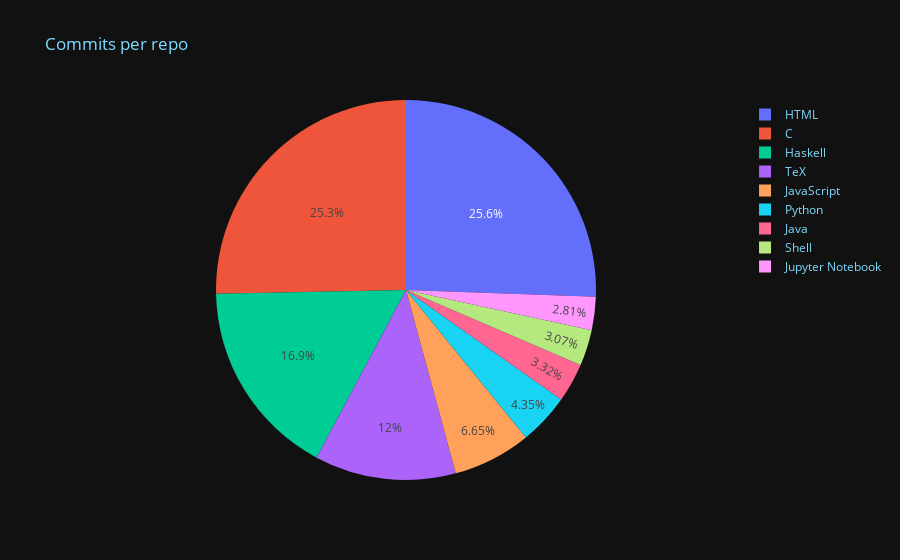
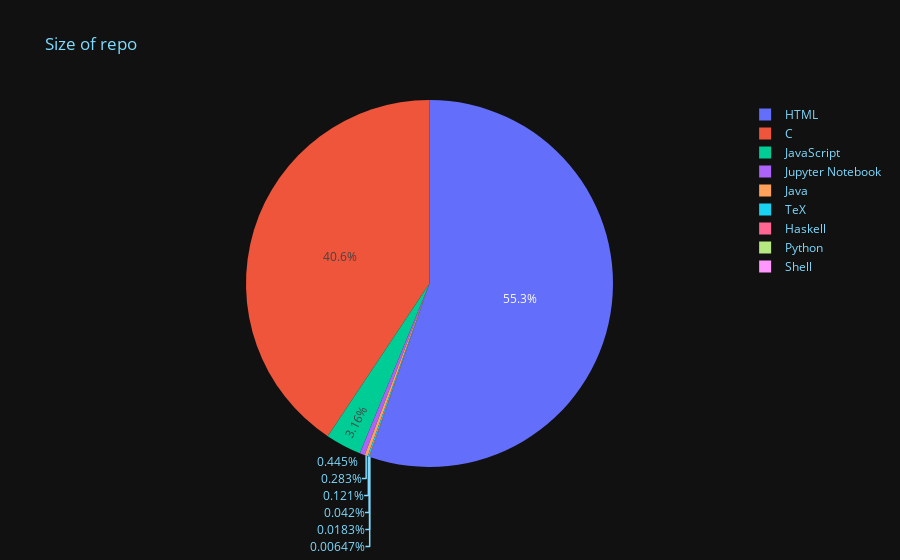
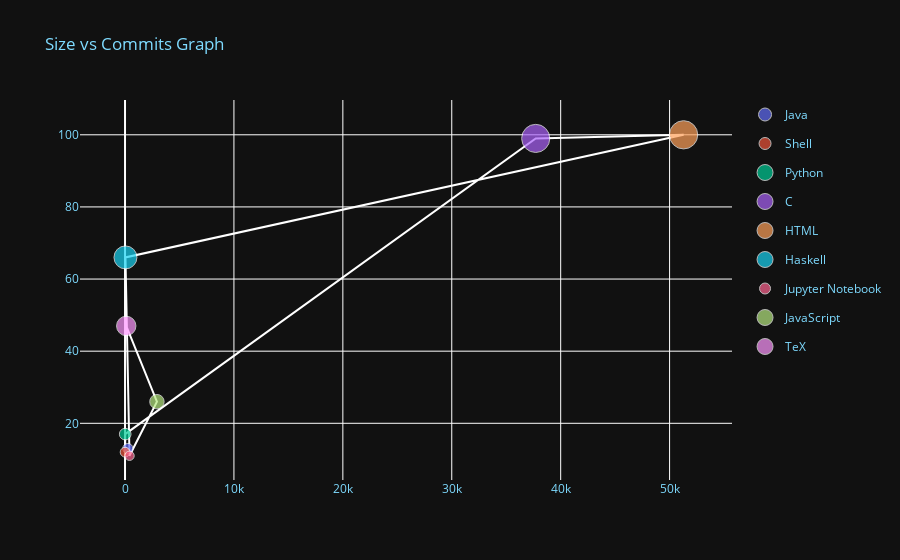
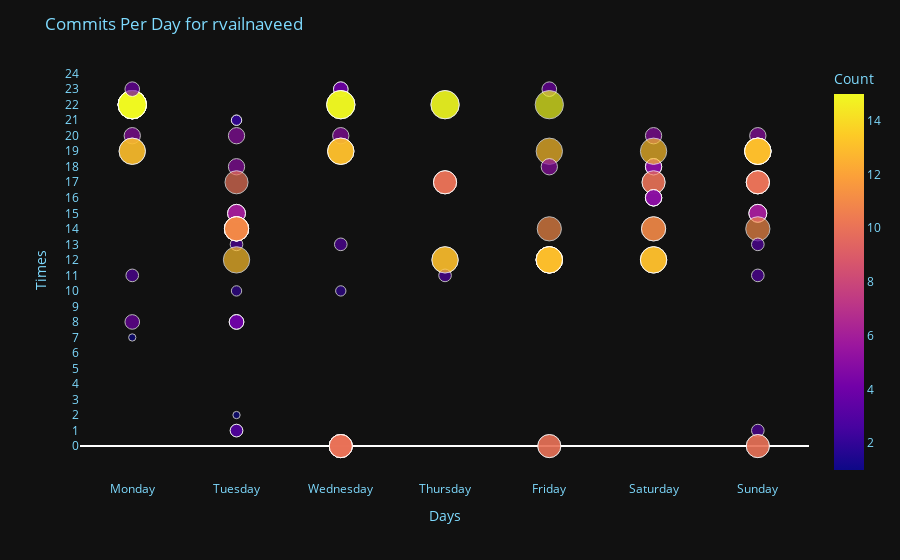

Notebook source saved alongside these figures, in order:
### Markdown cell above
## Creating the Figures With the Data

### Code cell
fig = px.pie(df1, values='Commits', names='Lang', title='Commits per repo')

fig.update_layout(
    plot_bgcolor=colors['background'],
    paper_bgcolor=colors['background'],
    font_color=colors['text']
)

fig.show()

fig1 = px.pie(df1, values='Size', names='Lang', title='Size of repo')

fig1.update_layout(
    plot_bgcolor=colors['background'],
    paper_bgcolor=colors['background'],
    font_color=colors['text']
)

fig1.show()

figline = px.line(df1, x='Size', y='Commits')
figline.update_traces(line=dict(color = 'white'))

figscatt = px.scatter(df1, x='Size', y='Commits', title='Size vs Commits', color = 'Lang', size = 'Commits' )

figscatt.update_layout(
    plot_bgcolor=colors['background'],
    paper_bgcolor=colors['background'],
    font_color=colors['text']
)

fig2 = go.Figure(data=figline.data + figscatt.data)

fig2.update_layout(
    plot_bgcolor=colors['background'],
    paper_bgcolor=colors['background'],
    font_color=colors['text'],
    title = 'Size vs Commits Graph'
)

fig2.show()

fig3 = px.scatter(df2, x="Days", y="Times", color='Count', size='Count')

fig3.update_xaxes(showgrid=False, categoryorder='array', categoryarray= ['Monday', 'Tuesday', 'Wednesday', 'Thursday', 'Friday', 'Saturday', 'Sunday'])

fig3.update_yaxes(showgrid=False, tickvals=[0, 1, 2, 3, 4, 5, 6, 7, 8, 9, 10, 11, 12, 13, 14, 15, 16, 17, 18, 19, 20, 21, 22, 23, 24])

fig3.update_layout(
    plot_bgcolor=colors['background'],
    paper_bgcolor=colors['background'],
    font_color=colors['text'],
    title = f'Commits Per Day for {user}'
)

### Figure 1 — Plotly figure (JSON) as saved in the notebook; plotly's stock layout.template omitted (floating-point values rounded to 4 significant figures)
{"data": [{"domain": {"x": [0, 1], "y": [0, 1]}, "hovertemplate": "Lang=%{label}<br>Commits=%{value}<extra></extra>", "labels": ["Java", "Shell", "Python", "C", "HTML", "Haskell", "Jupyter Notebook", "JavaScript", "TeX"], "legendgroup": "", "name": "", "showlegend": true, "type": "pie", "values": [13, 12, 17, 99, 100, 66, 11, 26, 47]}], "layout": {"font": {"color": "#7FDBFF"}, "legend": {"tracegroupgap": 0}, "paper_bgcolor": "#111111", "plot_bgcolor": "#111111", "title": {"text": "Commits per repo"}}}

### Figure 2 — Plotly figure (JSON) as saved in the notebook; plotly's stock layout.template omitted (floating-point values rounded to 4 significant figures)
{"data": [{"domain": {"x": [0, 1], "y": [0, 1]}, "hovertemplate": "Lang=%{label}<br>Size=%{value}<extra></extra>", "labels": ["Java", "Shell", "Python", "C", "HTML", "Haskell", "Jupyter Notebook", "JavaScript", "TeX"], "legendgroup": "", "name": "", "showlegend": true, "type": "pie", "values": [263, 6, 17, 37708, 51285, 39, 413, 2930, 112]}], "layout": {"font": {"color": "#7FDBFF"}, "legend": {"tracegroupgap": 0}, "paper_bgcolor": "#111111", "plot_bgcolor": "#111111", "title": {"text": "Size of repo"}}}

### Figure 3 — Plotly figure (JSON) as saved in the notebook; plotly's stock layout.template omitted (floating-point values rounded to 4 significant figures)
{"data": [{"hovertemplate": "Size=%{x}<br>Commits=%{y}<extra></extra>", "legendgroup": "", "line": {"color": "white", "dash": "solid"}, "mode": "lines", "name": "", "orientation": "v", "showlegend": false, "type": "scatter", "x": [263, 6, 17, 37708, 51285, 39, 413, 2930, 112], "xaxis": "x", "y": [13, 12, 17, 99, 100, 66, 11, 26, 47], "yaxis": "y"}, {"hovertemplate": "Lang=Java<br>Size=%{x}<br>Commits=%{marker.size}<extra></extra>", "legendgroup": "Java", "marker": {"color": "#636efa", "size": [13], "sizemode": "area", "sizeref": 0.25, "symbol": "circle"}, "mode": "markers", "name": "Java", "orientation": "v", "showlegend": true, "type": "scatter", "x": [263], "xaxis": "x", "y": [13], "yaxis": "y"}, {"hovertemplate": "Lang=Shell<br>Size=%{x}<br>Commits=%{marker.size}<extra></extra>", "legendgroup": "Shell", "marker": {"color": "#EF553B", "size": [12], "sizemode": "area", "sizeref": 0.25, "symbol": "circle"}, "mode": "markers", "name": "Shell", "orientation": "v", "showlegend": true, "type": "scatter", "x": [6], "xaxis": "x", "y": [12], "yaxis": "y"}, {"hovertemplate": "Lang=Python<br>Size=%{x}<br>Commits=%{marker.size}<extra></extra>", "legendgroup": "Python", "marker": {"color": "#00cc96", "size": [17], "sizemode": "area", "sizeref": 0.25, "symbol": "circle"}, "mode": "markers", "name": "Python", "orientation": "v", "showlegend": true, "type": "scatter", "x": [17], "xaxis": "x", "y": [17], "yaxis": "y"}, {"hovertemplate": "Lang=C<br>Size=%{x}<br>Commits=%{marker.size}<extra></extra>", "legendgroup": "C", "marker": {"color": "#ab63fa", "size": [99], "sizemode": "area", "sizeref": 0.25, "symbol": "circle"}, "mode": "markers", "name": "C", "orientation": "v", "showlegend": true, "type": "scatter", "x": [37708], "xaxis": "x", "y": [99], "yaxis": "y"}, {"hovertemplate": "Lang=HTML<br>Size=%{x}<br>Commits=%{marker.size}<extra></extra>", "legendgroup": "HTML", "marker": {"color": "#FFA15A", "size": [100], "sizemode": "area", "sizeref": 0.25, "symbol": "circle"}, "mode": "markers", "name": "HTML", "orientation": "v", "showlegend": true, "type": "scatter", "x": [51285], "xaxis": "x", "y": [100], "yaxis": "y"}, {"hovertemplate": "Lang=Haskell<br>Size=%{x}<br>Commits=%{marker.size}<extra></extra>", "legendgroup": "Haskell", "marker": {"color": "#19d3f3", "size": [66], "sizemode": "area", "sizeref": 0.25, "symbol": "circle"}, "mode": "markers", "name": "Haskell", "orientation": "v", "showlegend": true, "type": "scatter", "x": [39], "xaxis": "x", "y": [66], "yaxis": "y"}, {"hovertemplate": "Lang=Jupyter Notebook<br>Size=%{x}<br>Commits=%{marker.size}<extra></extra>", "legendgroup": "Jupyter Notebook", "marker": {"color": "#FF6692", "size": [11], "sizemode": "area", "sizeref": 0.25, "symbol": "circle"}, "mode": "markers", "name": "Jupyter Notebook", "orientation": "v", "showlegend": true, "type": "scatter", "x": [413], "xaxis": "x", "y": [11], "yaxis": "y"}, {"hovertemplate": "Lang=JavaScript<br>Size=%{x}<br>Commits=%{marker.size}<extra></extra>", "legendgroup": "JavaScript", "marker": {"color": "#B6E880", "size": [26], "sizemode": "area", "sizeref": 0.25, "symbol": "circle"}, "mode": "markers", "name": "JavaScript", "orientation": "v", "showlegend": true, "type": "scatter", "x": [2930], "xaxis": "x", "y": [26], "yaxis": "y"}, {"hovertemplate": "Lang=TeX<br>Size=%{x}<br>Commits=%{marker.size}<extra></extra>", "legendgroup": "TeX", "marker": {"color": "#FF97FF", "size": [47], "sizemode": "area", "sizeref": 0.25, "symbol": "circle"}, "mode": "markers", "name": "TeX", "orientation": "v", "showlegend": true, "type": "scatter", "x": [112], "xaxis": "x", "y": [47], "yaxis": "y"}], "layout": {"font": {"color": "#7FDBFF"}, "paper_bgcolor": "#111111", "plot_bgcolor": "#111111", "title": {"text": "Size vs Commits Graph"}}}

### Figure 4 — Plotly figure (JSON) as saved in the notebook; plotly's stock layout.template omitted (floating-point values rounded to 4 significant figures)
{"data": [{"hovertemplate": "Days=%{x}<br>Times=%{y}<br>Count=%{marker.color}<extra></extra>", "legendgroup": "", "marker": {"color": [10, 10, 5, 13, 2, 1, 13, 13, 13, 13, 5, 3, 10, 15, 3, 10, 10, 10, 1, 3, 13, 5, 5, 5, 6, 6, 10, 6, 3, 10, 10, 4, 10, 10, 15, 15, 4, 4, 15, 15, 15, 5, 13, 13, 6, 6, 6, 11, 11, 11, 11, 11, 13, 5, 5, 5, 13, 2, 2, 5, 11, 11, 4, 4, 4, 5, 3, 4, 13, 13, 13, 10, 11, 3, 5, 10, 10, 10, 3, 10, 11, 15, 15, 15, 15, 2, 15, 15, 10, 10, 10, 13, 13, 13, 13, 13, 13, 13, 13, 15, 15, 4, 5, 5, 5, 3, 13, 13, 11, 11, 13, 13, 13, 15, 10, 3], "coloraxis": "coloraxis", "size": [10, 10, 5, 13, 2, 1, 13, 13, 13, 13, 5, 3, 10, 15, 3, 10, 10, 10, 1, 3, 13, 5, 5, 5, 6, 6, 10, 6, 3, 10, 10, 4, 10, 10, 15, 15, 4, 4, 15, 15, 15, 5, 13, 13, 6, 6, 6, 11, 11, 11, 11, 11, 13, 5, 5, 5, 13, 2, 2, 5, 11, 11, 4, 4, 4, 5, 3, 4, 13, 13, 13, 10, 11, 3, 5, 10, 10, 10, 3, 10, 11, 15, 15, 15, 15, 2, 15, 15, 10, 10, 10, 13, 13, 13, 13, 13, 13, 13, 13, 15, 15, 4, 5, 5, 5, 3, 13, 13, 11, 11, 13, 13, 13, 15, 10, 3], "sizemode": "area", "sizeref": 0.0375, "symbol": "circle"}, "mode": "markers", "name": "", "orientation": "v", "showlegend": false, "type": "scatter", "x": ["Sunday", "Sunday", "Saturday", "Sunday", "Tuesday", "Monday", "Saturday", "Saturday", "Thursday", "Wednesday", "Tuesday", "Thursday", "Thursday", "Monday", "Tuesday", "Wednesday", "Wednesday", "Wednesday", "Tuesday", "Tuesday", "Friday", "Saturday", "Saturday", "Sunday", "Sunday", "Sunday", "Saturday", "Sunday", "Sunday", "Sunday", "Sunday", "Friday", "Friday", "Friday", "Thursday", "Thursday", "Wednesday", "Wednesday", "Wednesday", "Wednesday", "Wednesday", "Wednesday", "Wednesday", "Wednesday", "Tuesday", "Tuesday", "Tuesday", "Tuesday", "Tuesday", "Tuesday", "Tuesday", "Tuesday", "Tuesday", "Saturday", "Saturday", "Saturday", "Thursday", "Tuesday", "Tuesday", "Tuesday", "Tuesday", "Tuesday", "Tuesday", "Tuesday", "Tuesday", "Monday", "Monday", "Monday", "Sunday", "Sunday", "Sunday", "Sunday", "Sunday", "Sunday", "Friday", "Sunday", "Thursday", "Thursday", "Sunday", "Saturday", "Saturday", "Monday", "Monday", "Monday", "Monday", "Wednesday", "Monday", "Monday", "Wednesday", "Wednesday", "Wednesday", "Saturday", "Friday", "Friday", "Friday", "Friday", "Friday", "Friday", "Friday", "Monday", "Monday", "Monday", "Saturday", "Saturday", "Saturday", "Wednesday", "Sunday", "Saturday", "Saturday", "Friday", "Monday", "Monday", "Sunday", "Friday", "Tuesday", "Tuesday"], "xaxis": "x", "y": [17, 17, 18, 19, 10, 7, 12, 12, 12, 19, 20, 11, 17, 22, 13, 0, 0, 0, 2, 1, 19, 16, 16, 20, 15, 15, 17, 15, 1, 0, 0, 23, 0, 0, 22, 22, 23, 23, 22, 22, 22, 20, 19, 19, 15, 15, 15, 14, 14, 14, 14, 14, 12, 20, 18, 18, 12, 21, 21, 18, 14, 14, 8, 8, 8, 20, 11, 8, 19, 19, 19, 17, 14, 11, 18, 17, 17, 17, 13, 17, 14, 22, 22, 22, 22, 10, 22, 22, 0, 0, 0, 12, 12, 12, 12, 12, 12, 12, 12, 22, 22, 23, 16, 16, 16, 13, 19, 19, 14, 14, 19, 19, 19, 22, 17, 1], "yaxis": "y"}], "layout": {"coloraxis": {"colorbar": {"title": {"text": "Count"}}, "colorscale": [[0, "#0d0887"], [0.1111, "#46039f"], [0.2222, "#7201a8"], [0.3333, "#9c179e"], [0.4444, "#bd3786"], [0.5556, "#d8576b"], [0.6667, "#ed7953"], [0.7778, "#fb9f3a"], [0.8889, "#fdca26"], [1, "#f0f921"]]}, "font": {"color": "#7FDBFF"}, "legend": {"itemsizing": "constant", "tracegroupgap": 0}, "margin": {"t": 60}, "paper_bgcolor": "#111111", "plot_bgcolor": "#111111", "title": {"text": "Commits Per Day for rvailnaveed"}, "xaxis": {"anchor": "y", "categoryarray": ["Monday", "Tuesday", "Wednesday", "Thursday", "Friday", "Saturday", "Sunday"], "categoryorder": "array", "domain": [0, 1], "showgrid": false, "title": {"text": "Days"}}, "yaxis": {"anchor": "x", "domain": [0, 1], "showgrid": false, "tickvals": [0, 1, 2, 3, 4, 5, 6, 7, 8, 9, 10, 11, 12, 13, 14, 15, 16, 17, 18, 19, 20, 21, 22, 23, 24], "title": {"text": "Times"}}}}
